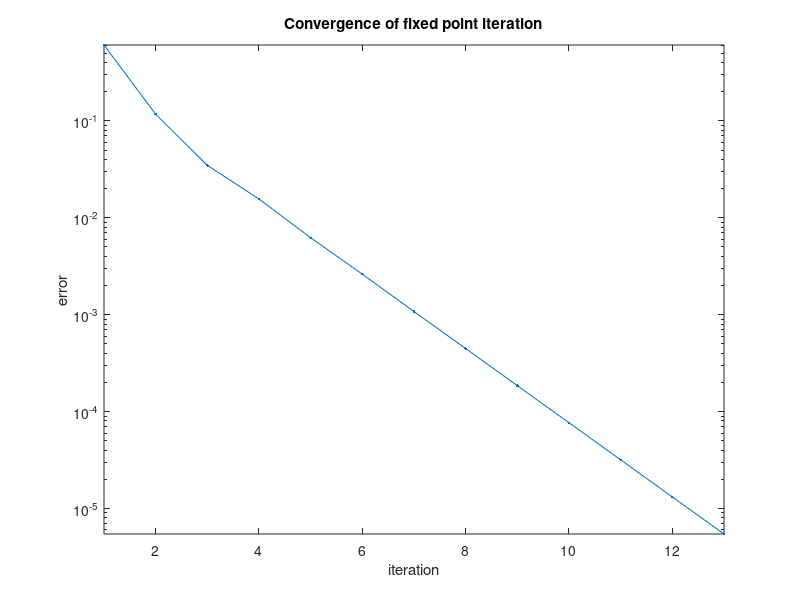

Write the MATLAB code that produced this figure.
%%
f = @(x) x.^2 - 4*x + 3.5;
r = roots([1 -4 3.5]);

%%
% Here is the fixed point iteration. This time we keep track of the whole
% sequence of approximations. 
g = @(x) x - f(x);
x = 2.1; 
for k = 1:12
    x(k+1) = g(x(k));
end

%%
% It's easiest to construct and plot the sequence of errors. 
err = abs(x-r(1));
semilogy(err,'.-'), axis tight
xlabel('iteration'),  ylabel('error')
title('Convergence of fixed point iteration')

%%
% It's quite clear that the convergence quickly settles into a linear
% rate. We could estimate this rate by doing a least-squares fit to a
% straight line using MATLAB's builtin @glsbegin@polyfit@glsend@. Keep in mind 
% that the values for small $k$ should be left
% out of the computation, as they don't represent the linear trend.  
p = polyfit(5:12,log(err(5:12)),1)

%%
% The first value is the slope, which must be negative. We can exponentiate
% it to get the convergence constant $\sigma$.
sigma = exp(p(1))

%%
% The numerical values of the error should decrease by a factor of $\sigma$
% at each iteration. We can check this easily with an elementwise division.
err(9:12) ./ err(8:11)

%%
% The methods for finding $\sigma$ agree well.
